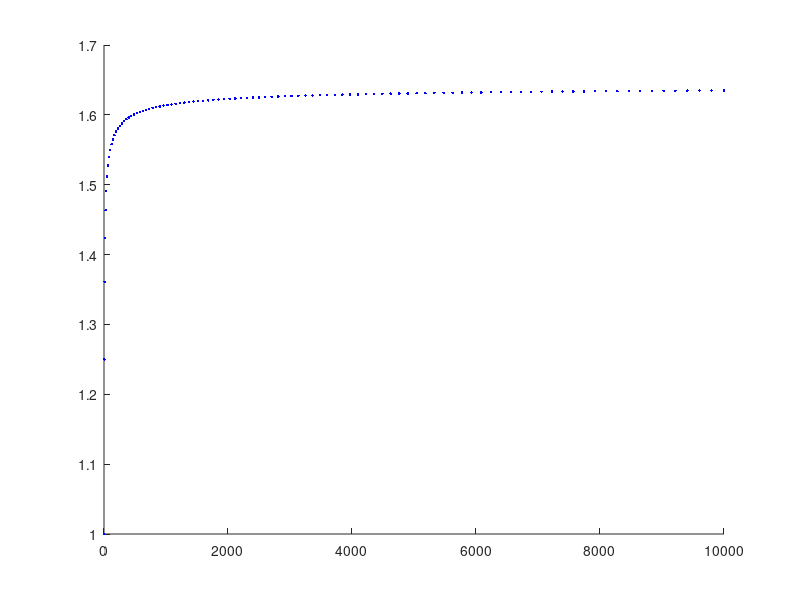

MATLAB code to generate this figure:
% A negyzet szamok reciprok sora  %% DIVERGENS!!!
% V1.1 - 2020.12.25.

clc, clear                  % Kepernyo torles, memoria urites

an=0                        % Szamlalo valtozo nullazasa
n=0                         % For index valtozo nullazasa
i=0                         % For index valtozo nullazasa

hold on                     % Az osszes figuraelem megtartasa

for n = 1:10000             % Meddig menjunk
    if mod(sqrt(n),1) == 0  % Negyzetszam vizsgalata maradekos osztassal
        i=i+1               % Paros szam vizsgalata maradekos osztassal
        an=an+(1/n)         % A reciprok sor osszegenek szamolasa
        oszto(i)=n          % A feltel eredmenye
        szamitas(i)=an      % Amit szamol a fuggveny
        plot(n,an,'b.')     % Az eredmeny kirajzolasa
        %drawnow            % Valos idoben torteno rajzolas
    end                     % IF vege
end                         % FOR ciklus vege